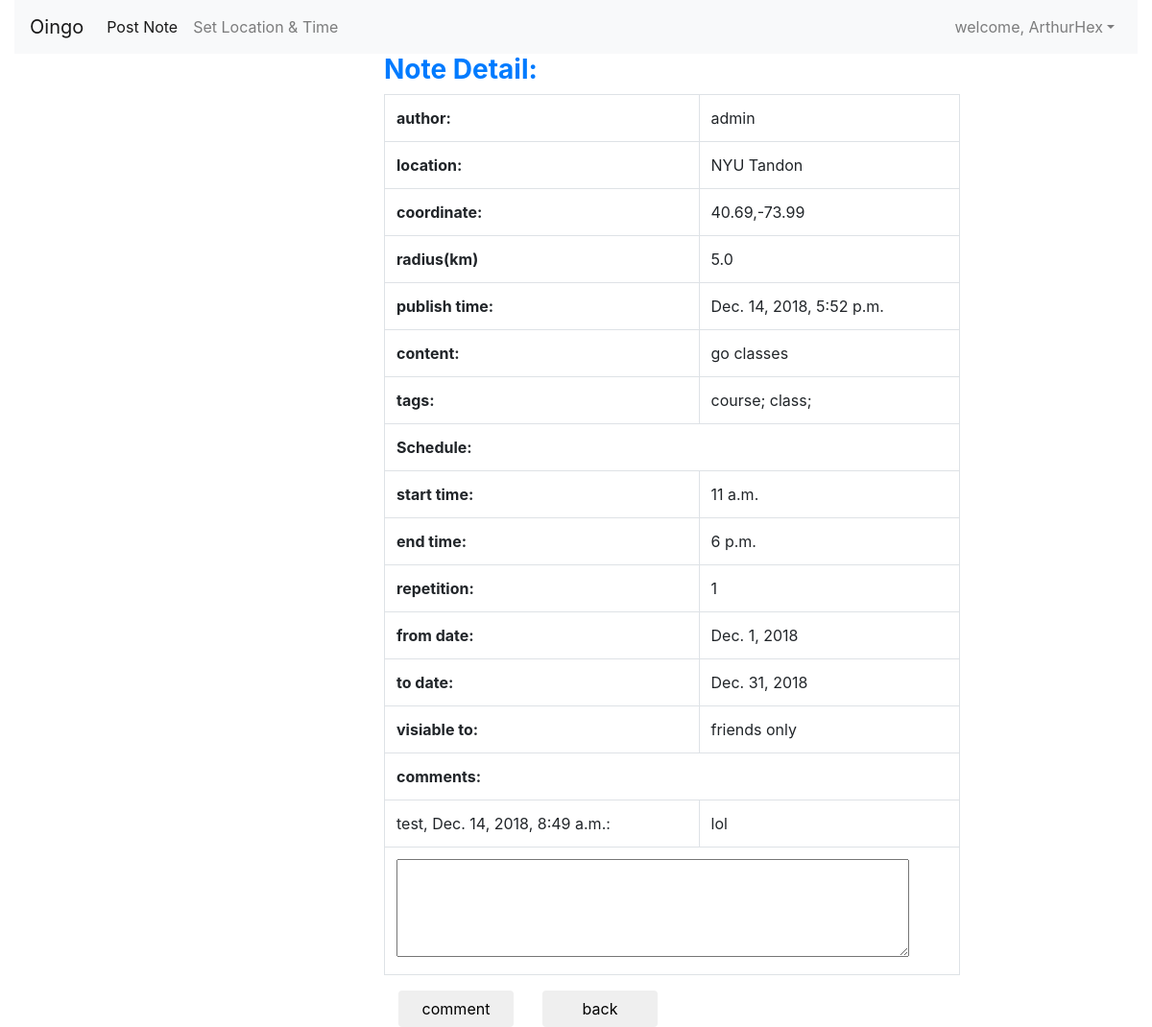
/oingo/add_comment/6 (signed in), run on the app's committed database.
### oingo/models.py (models this page shows, shortened)
class Note(models.Model):
    note_content = models.TextField()
    publish_time = models.DateTimeField(auto_now=True)
    visiable_group = models.IntegerField()
    allow_comment = models.BooleanField()
    visiable_radius = models.FloatField()
    schedule = models.OneToOneField(Schedule, related_name="note", on_delete=models.CASCADE)
    location = models.ForeignKey(Location, related_name="notes", on_delete=models.CASCADE)
    author = models.ForeignKey(User, related_name="posted_notes", on_delete=models.CASCADE)
    tags = models.ManyToManyField(Tag, related_name="notes")

class Location(models.Model):
    lname = models.CharField(max_length=50)
    lon = models.FloatField()
    lat = models.FloatField()

class Tag(models.Model):
    tname = models.CharField(max_length=50, primary_key=True)

class Schedule(models.Model):
    start_time = models.TimeField()
    end_time = models.TimeField()
    repetition = models.IntegerField()
    from_date = models.DateField()
    to_date = models.DateField()

class Comment(models.Model):
    user = models.ForeignKey(User, related_name="comments", on_delete=models.CASCADE)
    note = models.ForeignKey(Note, related_name="comments", on_delete=models.CASCADE)
    content = models.TextField()
    timestamp = models.DateTimeField(auto_now=True)

### oingo/views.py (the view, shortened to what this page needs)
# urls.py: path('add_comment/<int:note_id>', views.add_comment, name="add_comment"),
@login_required
def add_comment(request, note_id):
    username = request.session.get('username', '')
    userid = request.session.get('userid', '')
    user = User.objects.get(id=userid)
    note = Note.objects.get(id=note_id)
    post = request.POST
    content = {
        'username': username,
        'userid': userid,
        'note': note
    }
    return render(request, 'oingo/note_detail.html', content)

### oingo/templates/oingo/note_detail.html (shortened to what this page needs)
{% extends "oingo/base.html" %}
{% block content %}
    <div class="row">
        <div class="col-md-4"></div>
        <div class="col-md-6">
            <div class="row">
                <h3 class="text-left text-primary"><strong>Note Detail:</strong></h3>
            </div>
            <form role="form" method="post" enctype="multipart/form-data">
                <div class="row">
                    <table class="table table-bordered">
                        <tr>
                            <td><strong>author:</strong></td>
                            <td>{{ note.author.username }}</td>
                        </tr>
                        <tr>
                            <td><strong>location:</strong></td>
                            <td>{{ note.location.lname }}</td>
                        </tr>
                        <tr>
                            <td><strong>coordinate:</strong></td>
                            <td>{{note.location.lat}},{{note.location.lon}}</td>
                        </tr>
                        <tr>
                            <td><strong>radius(km)</strong></td>
                            <td>{{note.visiable_radius}}</td>
                        </tr>
                        <tr>
                            <td><strong>publish time:</strong></td>
                            <td>{{ note.publish_time }}</td>
                        </tr>
                        <tr>
                            <td><strong>content:</strong></td>
                            <td>{{ note.note_content }}</td>
                        </tr>
                        <tr>
                            <td><strong>tags:</strong></td>
                            <td>
                                {% for tag in note.tags.all %}
                                    {{ tag.tname }};
                                {% endfor %}
                            </td>
                        </tr>
                        <tr>
                            <td colspan="2"><strong>Schedule:</strong></td>
                        </tr>
                        <tr>
                            <td><strong>start time:</strong></td>
                            <td>{{note.schedule.start_time}}</td>
                        </tr>
                        <tr>
                            <td><strong>end time:</strong></td>
                            <td>{{note.schedule.end_time}}</td>
                        </tr>
                        <tr>
                            <td><strong>repetition:</strong></td>
                            <td>{{note.schedule.repetition}}</td>
                        </tr>
                        <tr>
                            <td><strong>from date:</strong></td>
                            <td>{{note.schedule.from_date}}</td>
                        </tr>
                        <tr>
                            <td><strong>to date:</strong></td>
                            <td>{{note.schedule.to_date}}</td>
                        </tr>
                        <tr>
                            <td><strong>visiable to:</strong></td>
                            {% if note.visiable_group == 0 %}
                            <td>self only</td>
                            {% elif note.visiable_group == 1 %}
                            <td>friends only</td>
                            {% elif note.visiable_group == 2 %}
                            <td>everyone</td>
                            {% endif %}
                        </tr>
                        {% if note.allow_comment == True %}
                        <tr>
                            <td colspan="2"><strong>comments:</strong></td>
                        </tr>
                        {% if note.comments.all %}
                            {% for comment in note.comments.all %}
                            <tr>
                                <td>{{comment.user.username}},&nbsp;{{comment.timestamp}}:</td>
                                <td>{{comment.content}}</td>
                            </tr>
                            {% endfor %}
                        {% else %}
                            <tr>
                                <td colspan="2">no comments yet.</td>
                            </tr>
                        {% endif %}
                        <tr>
                            <td colspan="2">
                                <textarea id="new_comment" type="textarea" rows="4" cols="50" required name="new_comment"></textarea>
                            </td>
                        </tr>
                        {% else %}
                        <tr>
                            <td colspan="2"><strong>comments not allowed </strong></td>
                        </tr>
                        {% endif %}
                    </table>
                </div>
                <div class="row">
                    {% if note.allow_comment == True%}
                    <div class="col-md-3">
                        <button class="btn btn-default btn-block" type="submit">
                            comment
                        </button>
                    </div>
                    {% endif %}
                    <div class="col-md-3">
                        <a href="{% url 'oingo:index' %}">
                        <button class="btn btn-default btn-block" type="button" >
                            back
                        </button>
                        </a>
                    </div>
                </div>
            </form>
        </div>
    </div>
{% endblock %}

### oingo/templates/oingo/base.html (shortened to what this page needs)
<!DOCTYPE html>
{% load static %}
<html lang="en">
  <head>
    <link href="{% static 'oingo/css/bootstrap.min.css' %}" rel="stylesheet">
    <link href="{% static 'oingo/css/style.css' %}" rel="stylesheet">
  </head>
  <body>
    <div class="container-fluid">
	<div class="row">
		<div class="col-md-12">
			<nav class="navbar navbar-expand-lg navbar-light bg-light">
				 <a class="navbar-brand" href="{% url 'oingo:index' %}">Oingo</a>
				<div class="collapse navbar-collapse" id="bs-example-navbar-collapse-1">
					<ul class="navbar-nav">
						<li class="nav-item active">
							 <a class="nav-link" href="{% url 'oingo:create_note' %}">Post Note <span class="sr-only">(current)</span></a>
						</li>
						<li class="nav-item">
							 <a class="nav-link" href="{% url 'oingo:set_loc_time' %}">Set Location & Time</a>
						</li>
					</ul>
					<ul class="navbar-nav ml-md-auto">
                        {% if username %}
					    <li class="nav-item dropdown">
                             <a class="nav-link dropdown-toggle" href="#" id="navbarDropdownMenuLink" data-toggle="dropdown">welcome, {{username}}</a>
						</li>
                        {% endif %}
					</ul>
				</div>
			</nav>
		</div>
	</div>
    {% block content %}
    {% endblock %}
</div>
  </body>
</html>

### data on the page
Note: author.username "admin", location.lname "NYU Tandon", location.lat "40.69", location.lon "-73.99", visiable_radius "5.0", publish_time "Dec. 14, 2018, 5:52 p.m.", note_content "go classes", schedule.start_time "11 a.m.", schedule.end_time "6 p.m.", schedule.repetition "1", schedule.from_date "Dec. 1, 2018", schedule.to_date "Dec. 31, 2018"
Tag: tname "course"
Tag: tname "class"
Comment: user.username "test", timestamp "Dec. 14, 2018, 8:49 a.m.", content "lol"

### other printed values
{{ username }} "ArthurHex"
